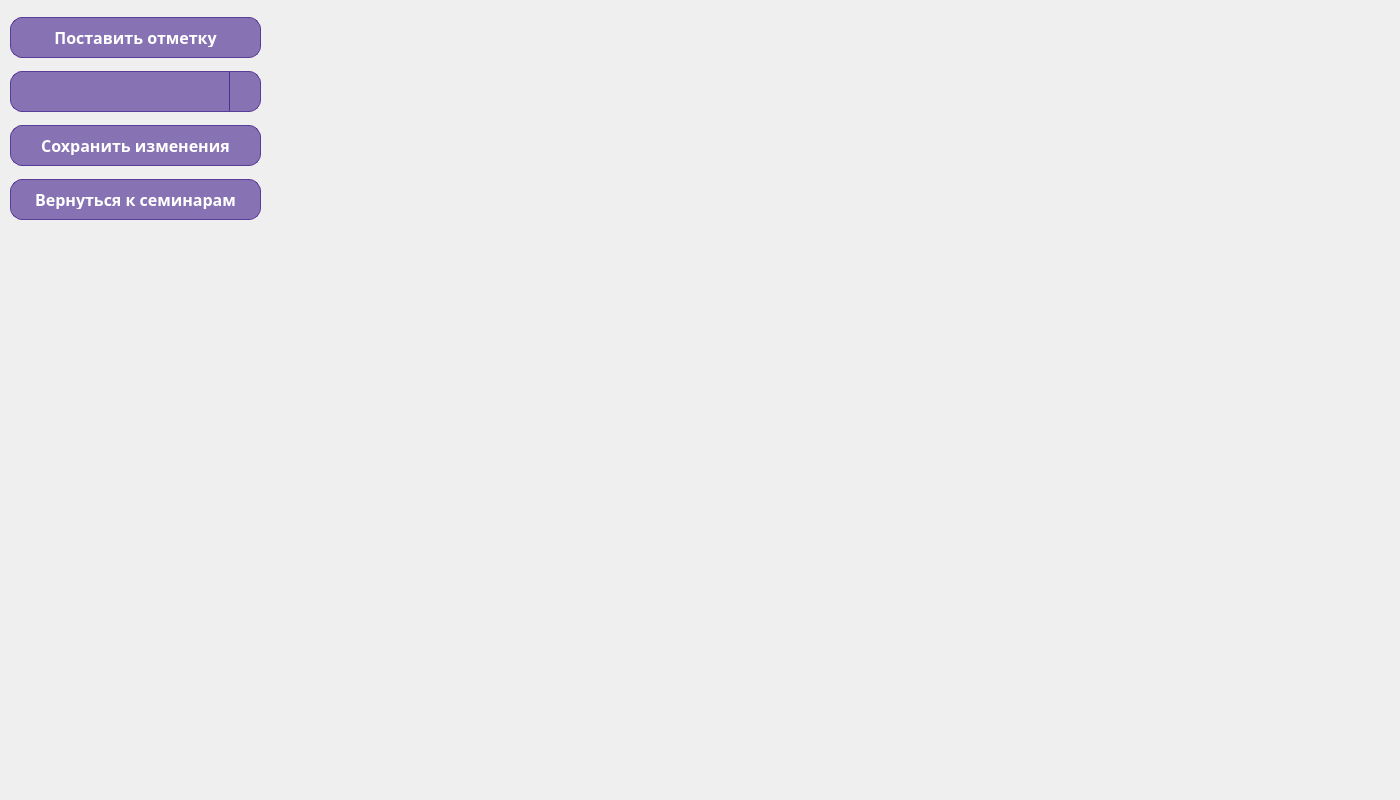
<?xml version="1.0" encoding="UTF-8"?>
<ui version="4.0">
 <class>SecondWindow</class>
 <widget class="QMainWindow" name="SecondWindow">
  <property name="geometry">
   <rect>
    <x>0</x>
    <y>0</y>
    <width>1400</width>
    <height>800</height>
   </rect>
  </property>
  <property name="windowTitle">
   <string>MainWindow</string>
  </property>
  <property name="windowIcon">
   <iconset>
    <normaloff>build/Desktop_Qt_6_8_2_MinGW_64_bit-Debug/icon.png</normaloff>build/Desktop_Qt_6_8_2_MinGW_64_bit-Debug/icon.png</iconset>
  </property>
  <property name="styleSheet">
   <string notr="true">QMainWindow {
    background-image: url(bg.png);
    background-position: center;
    background-repeat: no-repeat;
    background-origin: content;
}
</string>
  </property>
  <widget class="QWidget" name="centralwidget">
   <widget class="QWidget" name="horizontalLayoutWidget">
    <property name="geometry">
     <rect>
      <x>270</x>
      <y>0</y>
      <width>1131</width>
      <height>811</height>
     </rect>
    </property>
    <layout class="QHBoxLayout" name="horizontalLayout">
     <property name="leftMargin">
      <number>10</number>
     </property>
     <property name="topMargin">
      <number>20</number>
     </property>
     <property name="rightMargin">
      <number>10</number>
     </property>
     <property name="bottomMargin">
      <number>10</number>
     </property>
     <item>
      <widget class="QListView" name="seminarListView">
       <property name="maximumSize">
        <size>
         <width>380</width>
         <height>16777215</height>
        </size>
       </property>
       <property name="font">
        <font>
         <family>ALS Sector Regular</family>
         <pointsize>12</pointsize>
        </font>
       </property>
       <property name="styleSheet">
        <string notr="true">QListView {
    background: transparent;
    border: none;
}
QListView::viewport {
    background: transparent;
}
QListView::item {
    background-color: transparent;
    border: 1px solid transparent;
    padding: 5px;
}

QListView::item:hover {
    background-color: rgba(112, 69, 211, 0.2);
    border: 1px solid rgba(112, 69, 211, 0.5);
    border-radius: 8px;
}
QListView::item:pressed {
    background-color: rgba(65, 32, 138, 0.4);
    border: 1px solid rgba(65, 32, 138, 0.6);
    border-radius: 8px;
}
QListView::item:selected {
    background-color: rgba(65, 32, 138, 0.6);
    border: 1px solid rgba(65, 32, 138, 0.9);
    border-radius: 8px;
    outline: none;
}
QListView::item:focus {
	outline: none;
}</string>
       </property>
      </widget>
     </item>
     <item>
      <widget class="QTableView" name="attendanceTableView">
       <property name="minimumSize">
        <size>
         <width>800</width>
         <height>200</height>
        </size>
       </property>
       <property name="maximumSize">
        <size>
         <width>500</width>
         <height>780</height>
        </size>
       </property>
       <property name="font">
        <font>
         <family>ALS Sector Regular</family>
         <pointsize>12</pointsize>
         <bold>false</bold>
        </font>
       </property>
       <property name="styleSheet">
        <string notr="true">QTableView {
    background-color: transparent;
    color: white;
    border: none;
    gridline-color: rgba(255, 255, 255, 0.2);
    selection-background-color: rgba(112, 69, 211, 0.8);
    selection-color: white;
    font-family: &quot;ALS Sector Regular&quot;;
    font-size: 12pt;
    font-weight: normal;
}
QTableView::item:selected {
    border: none;
    background-color: rgba(112, 69, 211, 0.8);
}
QTableView::item:hover {
    background-color: rgba(112, 69, 211, 0.6);
}
QTableView::item:pressed {
    background-color: rgba(65, 32, 138, 1);
}
QHeaderView::section {
    background-color: transparent;
    color: white;
    border: 1px solid rgba(255, 255, 255, 0.5);
    font-size: 12pt;
    font-family: &quot;ALS Sector Regular&quot;;
    padding: 5px;
}
QTableCornerButton::section {
    background-color: transparent;
    border: 1px solid rgba(255, 255, 255, 0.5);
}</string>
       </property>
       <property name="cornerButtonEnabled">
        <bool>false</bool>
       </property>
      </widget>
     </item>
    </layout>
   </widget>
   <widget class="QWidget" name="gridLayoutWidget">
    <property name="geometry">
     <rect>
      <x>0</x>
      <y>0</y>
      <width>271</width>
      <height>241</height>
     </rect>
    </property>
    <layout class="QGridLayout" name="gridLayout">
     <property name="leftMargin">
      <number>10</number>
     </property>
     <property name="topMargin">
      <number>10</number>
     </property>
     <property name="rightMargin">
      <number>10</number>
     </property>
     <property name="bottomMargin">
      <number>10</number>
     </property>
     <item row="0" column="0">
      <widget class="QPushButton" name="putMarkButton">
       <property name="minimumSize">
        <size>
         <width>0</width>
         <height>41</height>
        </size>
       </property>
       <property name="maximumSize">
        <size>
         <width>16777215</width>
         <height>41</height>
        </size>
       </property>
       <property name="font">
        <font>
         <family>ALS Sector Regular</family>
         <pointsize>-1</pointsize>
         <bold>true</bold>
        </font>
       </property>
       <property name="styleSheet">
        <string notr="true">QPushButton {
    background-color: rgba(65, 32, 138, 0.6);
    color: white;
    border: 1px solid rgba(65, 32, 138, 0.8);
    padding: 10px 20px;
    border-radius: 12px;
    font-size: 16px;
    font-weight: bold;
}
QPushButton:hover {
    background-color: rgba(112, 69, 211, 0.8);
    border: 1px solid rgba(112, 69, 211, 1);
}
QPushButton:pressed {
    background-color: rgba(65, 32, 138, 1);
    border: 1px solid rgba(65, 32, 138, 1);
}
QPushButton:focus {
    outline: none;
    border: 2px solid rgba(112, 69, 211, 1);
}</string>
       </property>
       <property name="text">
        <string>Поставить отметку</string>
       </property>
      </widget>
     </item>
     <item row="1" column="0">
      <widget class="QComboBox" name="markSelectComboBox">
       <property name="minimumSize">
        <size>
         <width>0</width>
         <height>41</height>
        </size>
       </property>
       <property name="maximumSize">
        <size>
         <width>16777215</width>
         <height>41</height>
        </size>
       </property>
       <property name="font">
        <font>
         <family>ALS Sector Regular</family>
         <pointsize>-1</pointsize>
         <bold>true</bold>
        </font>
       </property>
       <property name="styleSheet">
        <string notr="true">QComboBox {
    background-color: rgba(65, 32, 138, 0.6);
    color: white;
    border: 1px solid rgba(65, 32, 138, 0.8);
    border-radius: 12px;
    padding: 5px 10px;
    font-size: 16px;
    font-weight: bold;
}
QComboBox:hover {
    background-color: rgba(112, 69, 211, 0.8);
    border: 1px solid rgba(112, 69, 211, 1);
}
QComboBox:focus {
    background-color: rgba(112, 69, 211, 0.9);
    border: 2px solid rgba(112, 69, 211, 1);
    outline: none;
}
QComboBox::drop-down {
    subcontrol-origin: padding;
    subcontrol-position: top right;
    width: 30px;
    border-left: 1px solid rgba(65, 32, 138, 0.8);
}
QComboBox::down-arrow {
    width: 14px;
    height: 14px;
}</string>
       </property>
      </widget>
     </item>
     <item row="2" column="0">
      <widget class="QPushButton" name="saveChangesButton">
       <property name="minimumSize">
        <size>
         <width>0</width>
         <height>41</height>
        </size>
       </property>
       <property name="maximumSize">
        <size>
         <width>16777215</width>
         <height>41</height>
        </size>
       </property>
       <property name="font">
        <font>
         <family>ALS Sector Regular</family>
         <pointsize>-1</pointsize>
         <bold>true</bold>
        </font>
       </property>
       <property name="styleSheet">
        <string notr="true">QPushButton {
    background-color: rgba(65, 32, 138, 0.6);
    color: white;
    border: 1px solid rgba(65, 32, 138, 0.8);
    padding: 10px 20px;
    border-radius: 12px;
    font-size: 16px;
    font-weight: bold;
}

QPushButton:hover {
    background-color: rgba(112, 69, 211, 0.8);
    border: 1px solid rgba(112, 69, 211, 1);
}

QPushButton:pressed {
    background-color: rgba(65, 32, 138, 1);
    border: 1px solid rgba(65, 32, 138, 1);
}

QPushButton:focus {
    outline: none;
    border: 2px solid rgba(112, 69, 211, 1);
}
</string>
       </property>
       <property name="text">
        <string>Сохранить изменения</string>
       </property>
      </widget>
     </item>
     <item row="3" column="0">
      <widget class="QPushButton" name="goBackButton">
       <property name="minimumSize">
        <size>
         <width>0</width>
         <height>41</height>
        </size>
       </property>
       <property name="maximumSize">
        <size>
         <width>16777215</width>
         <height>41</height>
        </size>
       </property>
       <property name="font">
        <font>
         <family>ALS Sector Regular</family>
         <pointsize>-1</pointsize>
         <bold>true</bold>
        </font>
       </property>
       <property name="styleSheet">
        <string notr="true">QPushButton {
    background-color: rgba(65, 32, 138, 0.6);
    color: white;
    border: 1px solid rgba(65, 32, 138, 0.8);
    padding: 10px 20px;
    border-radius: 12px;
    font-size: 16px;
    font-weight: bold;
}

QPushButton:hover {
    background-color: rgba(112, 69, 211, 0.8);
    border: 1px solid rgba(112, 69, 211, 1);
}

QPushButton:pressed {
    background-color: rgba(65, 32, 138, 1);
    border: 1px solid rgba(65, 32, 138, 1);
}

QPushButton:focus {
    outline: none;
    border: 2px solid rgba(112, 69, 211, 1);
}
</string>
       </property>
       <property name="text">
        <string>Вернуться к семинарам</string>
       </property>
      </widget>
     </item>
    </layout>
   </widget>
  </widget>
 </widget>
 <resources/>
 <connections/>
</ui>
